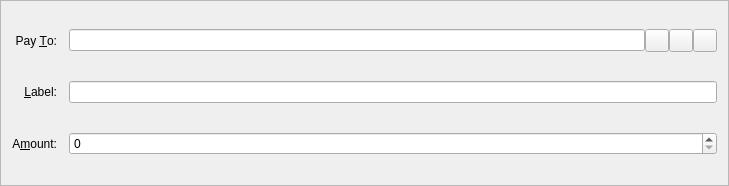
<?xml version="1.0" encoding="UTF-8"?>
<ui version="4.0">
 <class>SendCoinsEntry</class>
 <widget class="QFrame" name="SendCoinsEntry">
  <property name="geometry">
   <rect>
    <x>0</x>
    <y>0</y>
    <width>729</width>
    <height>186</height>
   </rect>
  </property>
  <property name="windowTitle">
   <string>Form</string>
  </property>
  <property name="styleSheet">
   <string notr="true">background-image: url(:/images/bkg2);</string>
  </property>
  <property name="frameShape">
   <enum>QFrame::StyledPanel</enum>
  </property>
  <property name="frameShadow">
   <enum>QFrame::Sunken</enum>
  </property>
  <layout class="QGridLayout" name="gridLayout">
   <property name="spacing">
    <number>12</number>
   </property>
   <item row="5" column="0">
    <widget class="QLabel" name="label">
     <property name="text">
      <string>A&amp;mount:</string>
     </property>
     <property name="alignment">
      <set>Qt::AlignRight|Qt::AlignTrailing|Qt::AlignVCenter</set>
     </property>
     <property name="buddy">
      <cstring>payAmount</cstring>
     </property>
    </widget>
   </item>
   <item row="3" column="0">
    <widget class="QLabel" name="label_2">
     <property name="text">
      <string>Pay &amp;To:</string>
     </property>
     <property name="alignment">
      <set>Qt::AlignRight|Qt::AlignTrailing|Qt::AlignVCenter</set>
     </property>
     <property name="buddy">
      <cstring>payTo</cstring>
     </property>
    </widget>
   </item>
   <item row="5" column="1">
    <widget class="BitcoinAmountField" name="payAmount"/>
   </item>
   <item row="4" column="1">
    <layout class="QHBoxLayout" name="horizontalLayout_2">
     <property name="spacing">
      <number>0</number>
     </property>
     <item>
      <widget class="QValidatedLineEdit" name="addAsLabel">
       <property name="enabled">
        <bool>true</bool>
       </property>
       <property name="toolTip">
        <string>Enter a label for this address to add it to your address book</string>
       </property>
      </widget>
     </item>
    </layout>
   </item>
   <item row="4" column="0">
    <widget class="QLabel" name="label_4">
     <property name="text">
      <string>&amp;Label:</string>
     </property>
     <property name="alignment">
      <set>Qt::AlignRight|Qt::AlignTrailing|Qt::AlignVCenter</set>
     </property>
     <property name="buddy">
      <cstring>addAsLabel</cstring>
     </property>
    </widget>
   </item>
   <item row="3" column="1">
    <layout class="QHBoxLayout" name="payToLayout">
     <property name="spacing">
      <number>0</number>
     </property>
     <item>
      <widget class="QValidatedLineEdit" name="payTo">
       <property name="toolTip">
        <string>The address to send the payment to  (e.g. 8dpZqgY4r2RoEdqYk3QsAqFckyf9pRHN6i)</string>
       </property>
       <property name="maxLength">
        <number>34</number>
       </property>
      </widget>
     </item>
     <item>
      <widget class="QToolButton" name="addressBookButton">
       <property name="toolTip">
        <string>Choose address from address book</string>
       </property>
       <property name="text">
        <string/>
       </property>
       <property name="icon">
        <iconset resource="../bitcoin.qrc">
         <normaloff>:/icons/address-book</normaloff>:/icons/address-book</iconset>
       </property>
       <property name="shortcut">
        <string>Alt+A</string>
       </property>
      </widget>
     </item>
     <item>
      <widget class="QToolButton" name="pasteButton">
       <property name="toolTip">
        <string>Paste address from clipboard</string>
       </property>
       <property name="text">
        <string/>
       </property>
       <property name="icon">
        <iconset resource="../bitcoin.qrc">
         <normaloff>:/icons/editpaste</normaloff>:/icons/editpaste</iconset>
       </property>
       <property name="shortcut">
        <string>Alt+P</string>
       </property>
      </widget>
     </item>
     <item>
      <widget class="QToolButton" name="deleteButton">
       <property name="toolTip">
        <string>Remove this recipient</string>
       </property>
       <property name="text">
        <string/>
       </property>
       <property name="icon">
        <iconset resource="../bitcoin.qrc">
         <normaloff>:/icons/remove</normaloff>:/icons/remove</iconset>
       </property>
      </widget>
     </item>
    </layout>
   </item>
  </layout>
 </widget>
 <customwidgets>
  <customwidget>
   <class>BitcoinAmountField</class>
   <extends>QSpinBox</extends>
   <header>bitcoinamountfield.h</header>
   <container>1</container>
  </customwidget>
  <customwidget>
   <class>QValidatedLineEdit</class>
   <extends>QLineEdit</extends>
   <header>qvalidatedlineedit.h</header>
  </customwidget>
 </customwidgets>
 <resources>
  <include location="../bitcoin.qrc"/>
 </resources>
 <connections/>
</ui>
